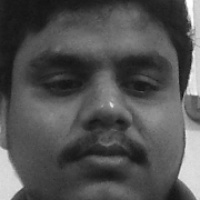
#> input picture trainoface/1.jpg, 200 x 200 px
$ python datasettrainer.py
#> lines starting #> are read from the running program, lines starting #| are printed output that depends on the picture; after the words box and inside, x2 and y2 are one past the last pixel; in counts of white or black regions, pixels touching at a corner belong together
import cv2
import numpy as np
import time
from os import listdir
from os.path import isfile, join

# Get the training data we previously made
#data_path = './faces/user/'
data_path = './trainoface/'
onlyfiles = [f for f in listdir(data_path) if isfile(join(data_path, f))]
print(onlyfiles)

# Create arrays for training data and labels
Training_Data, Labels = [], []

# Open training images in our datapath
# Create a numpy array for training data
for i, files in enumerate(onlyfiles):
    image_path = data_path + onlyfiles[i]
    images = cv2.imread(image_path, cv2.IMREAD_GRAYSCALE)
#> images is the input picture: shape (200, 200); min 17, max 255, mean 82.4
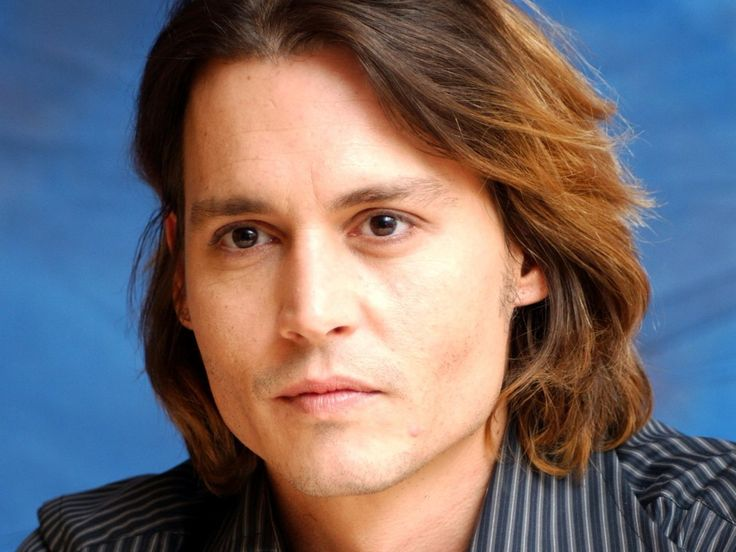
#> input picture johnnydepp.jpg, 736 x 552 px, given in place of the camera
#> further down, frame is the input picture: shape (552, 736, 3); mean B, G, R 110, 107.2, 117.4
    #cv2.imshow('simpleshow',images)
    #time.sleep(0.1)
    #cv2.destroyWindow('simpleshow')
    Training_Data.append(np.asarray(images, dtype=np.uint8))
    Labels.append(i)

# Create a numpy array for both training data and labels
Labels = np.asarray(Labels, dtype=np.int32)

# Initialize facial recognizer
#model = cv2.face.createLBPHFaceRecognizer()
model = cv2.face.LBPHFaceRecognizer_create()
# NOTE: For OpenCV 3.0 use cv2.face.createLBPHFaceRecognizer()
# print(model)
# Let's train our model
model.train(np.asarray(Training_Data), np.asarray(Labels))
model.save('trainedmodel')

print("Model trained sucessefully")

time.sleep(3)

print("Recognition Started")

face_classifier = cv2.CascadeClassifier('haarcascade_frontalface_default.xml')

def face_detector(img, size=0.5):

    # Convert image to grayscale
#> called with size = 0.5
    gray = cv2.cvtColor(img,cv2.COLOR_BGR2GRAY)
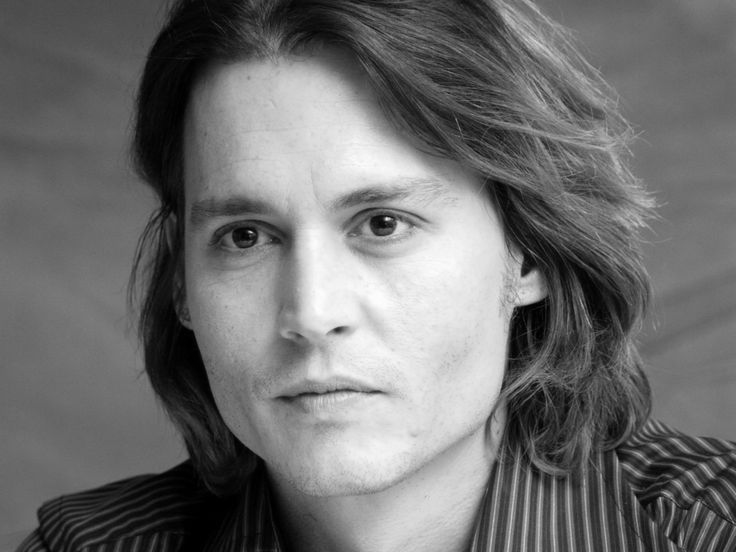
#> gray: shape (552, 736); min 0, max 253, mean 110.6
    faces = face_classifier.detectMultiScale(gray, 1.3, 5)
#> faces = [[130, 93, 366, 366]]
    if faces is ():
        return img, []

    for (x,y,w,h) in faces:
        cv2.rectangle(img,(x,y),(x+w,y+h),(0,255,255),2)
        roi = img[y:y+h, x:x+w]
        roi = cv2.resize(roi, (200, 200))
#> this loop made 1 pass
#> pass 1, in face_detector, `roi = img[y:y+h, x:x+w]`:
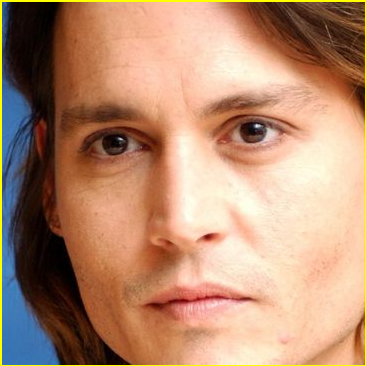
#> roi: shape (366, 366, 3); mean B, G, R 112.9, 139.9, 182.1
#> after the loop:
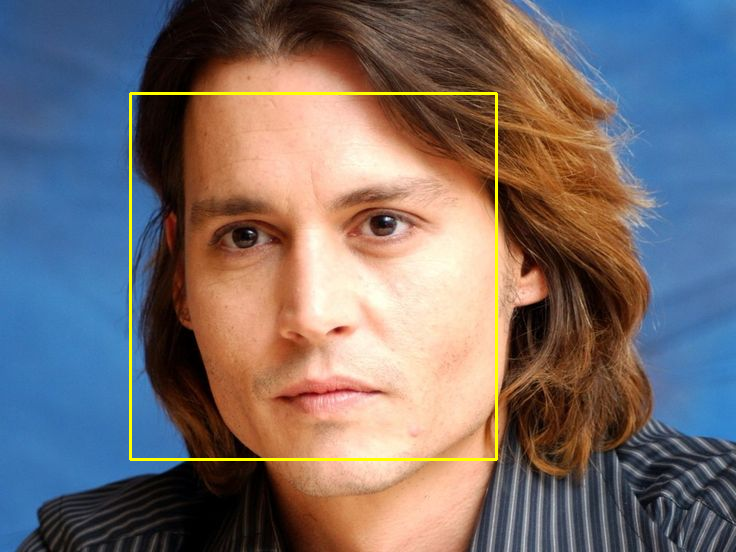
#> img: shape (552, 736, 3); 1.08% of pixels changed, all inside (x1, y1, x2, y2) = (129, 92, 498, 461)
    return img, roi


# Open Webcam
cap = cv2.VideoCapture(0)

while True:

    ret, frame = cap.read()

    image, face = face_detector(frame)

    try:
        face = cv2.cvtColor(face, cv2.COLOR_BGR2GRAY)
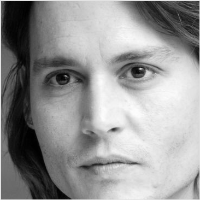
#> face: shape (200, 200); min 0, max 253, mean 149.2

        # Pass face to prediction model
        # "results" comprises of a tuple containing the label and the confidence value
        results = model.predict(face)
#> results = (0, 69.49)

        if results[1] < 500:
            confidence = int( 100 * (1 - (results[1])/400) )
#> confidence = 82
            display_string = str(confidence) + '% Confident it is Rajath'
#> display_string = '82% Confident it is Rajath'
            print(confidence)
#| 82

        cv2.putText(image, display_string, (100, 120), cv2.FONT_HERSHEY_COMPLEX, 1, (255,120,150), 2)

        if confidence > 85:
            cv2.putText(image, "Unlocked", (250, 450), cv2.FONT_HERSHEY_COMPLEX, 1, (0,255,0), 2)
            cv2.imshow('Face Recognition', image )
        else:
            cv2.putText(image, "Locked", (250, 450), cv2.FONT_HERSHEY_COMPLEX, 1, (0,0,255), 2)
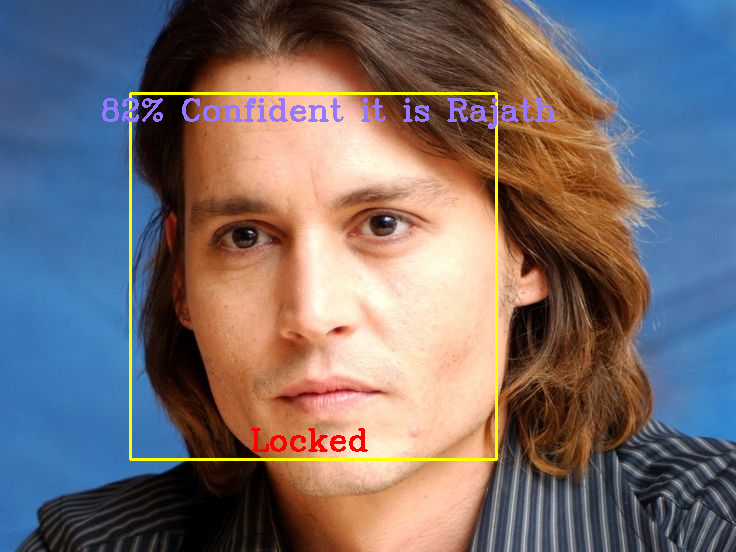
#> image: shape (552, 736, 3); mean B, G, R 110, 108.3, 118.8
            cv2.imshow('Face Recognition', image )

    except:
        cv2.putText(image, "No Face Found", (220, 120) , cv2.FONT_HERSHEY_COMPLEX, 1, (0,0,255), 2)
        cv2.putText(image, "Locked", (250, 450), cv2.FONT_HERSHEY_COMPLEX, 1, (0,0,255), 2)
        cv2.imshow('Face Recognition', image )
        pass

    if cv2.waitKey(1) == 13: #13 is the Enter Key
#> (key Esc is pressed here)
        break

cap.release()
cv2.destroyAllWindows()
